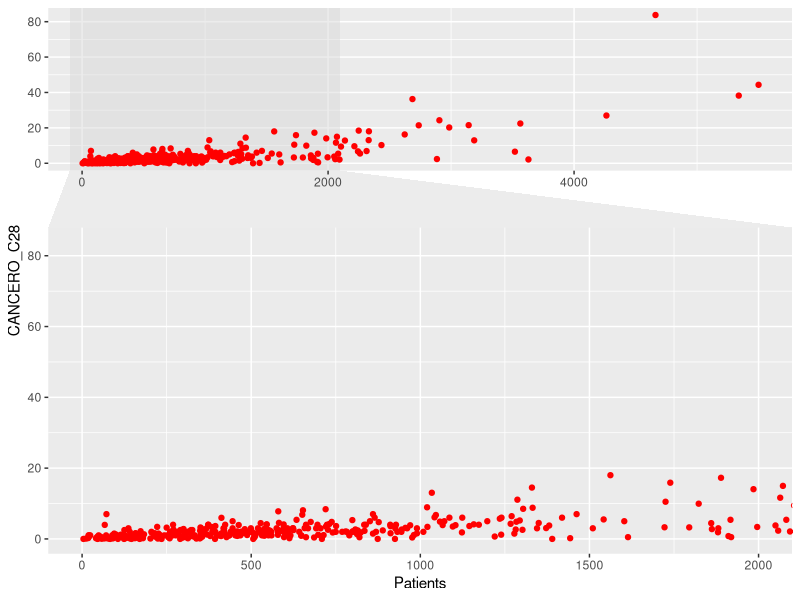
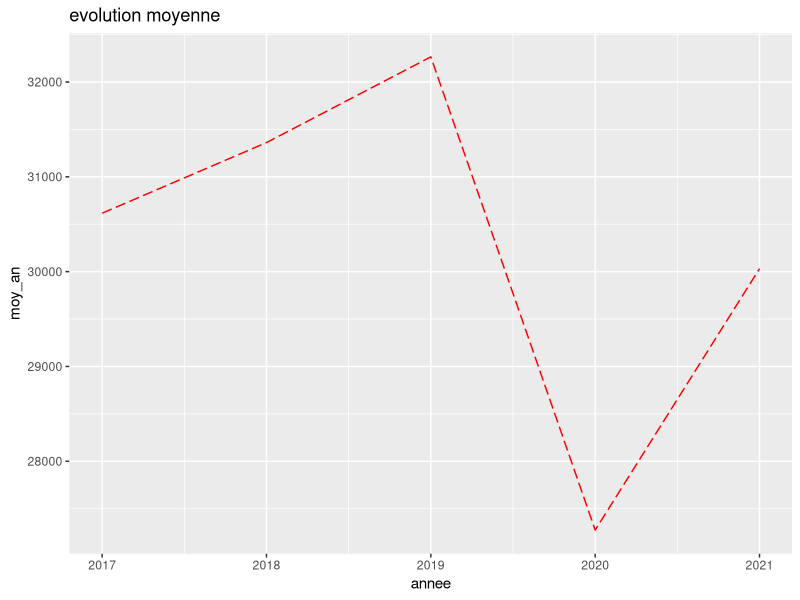

R code for these plots, in order:
## ---- chunk 1
#To run first
#Imports of packages
library('tidyverse')
library("ggforce") #for graphs
library("dplyr") #for sql data manipulation
library("sqldf")
## ---- chunk 2

getwd()
setwd(dirname(rstudioapi::getActiveDocumentContext()$path))


#Imports of databases add "../" in front of file path before compiling in R mark down
cancero <- read.csv(file = "Donnees-20221103/CANCERO_2019.csv",
                    header = TRUE, sep = ";", dec = ".")

desc_cancero <- read.csv(file = "Donnees-20221103/Desc_Cancero_Urgences.csv",
                         header = TRUE, sep = ",", dec = ".")

urgences2017  <- read.csv(file = "Donnees-20221103/URGENCES2_2017.csv",
                         header = TRUE, sep = ";", dec = ".")

urgences2018  <- read.csv(file = "Donnees-20221103/URGENCES2_2018.csv",
                         header = TRUE, sep = ";", dec = ".")

urgences2019  <- read.csv(file = "Donnees-20221103/URGENCES2_2019.csv",
                         header = TRUE, sep = ";", dec = ".")

urgences2020  <- read.csv(file = "Donnees-20221103/URGENCES2_2020.csv",
                         header = TRUE, sep = ";", dec = ".")

urgences2021  <- read.csv(file = "Donnees-20221103/URGENCES2_2021.csv",
                         header = TRUE, sep = ";", dec = ".")

Q20 <- read.csv(file = "Donnees-20221103/Q20_2019.csv",
                         header = TRUE, sep = ";", dec = ".")

desc_Q20 <- read.csv(file = "Donnees-20221103/Desc_Q20.csv",
                         header = TRUE, sep = ",", dec = ".")

## ---- chunk 3
#attach databases, only run once
attach(cancero)
attach(desc_cancero)
index <- desc_cancero$Valeur.Modalité == "CANCERO_A1"
desc_cancero[index]
## ---- chunk 4
#Define functions

#given an iterable X returns a vector without doublons of elements in L
no_doublons <- function(X){
      L <- list()
      for (x in X){
            if (! x %in% L){
                  L <- c(L,x)
            }
      }
      return(L)
}

#sum excluding na values
sum2 <- function(vector) {
      return(sum(vector[! is.na(vector)]))
}
## ---- chunk 5
N_chem_adults_MCO <- sum(CANCERO_A11[! is.na(CANCERO_A11)])
## ---- chunk 6
N_chem_adults_HAD <- sum(CANCERO_B11[! is.na(CANCERO_B11)]) 
N_chem_childs_MCO <- sum(CANCERO_C11[! is.na(CANCERO_C11)]) 
N_chem_childs_HAD <- sum(CANCERO_D11[! is.na(CANCERO_D11)]) 

HAD_tot <- N_chem_adults_HAD + N_chem_childs_HAD
MCO_tot <- N_chem_adults_MCO + N_chem_childs_MCO
print(paste("The HAD adults percentage is:", as.character(N_chem_adults_HAD/HAD_tot),
      " The MCO adults percentage is: ", as.character(N_chem_adults_MCO/MCO_tot)))
#use sprintf
## ---- chunk 7
cancero$Patients = CANCERO_A11 + CANCERO_B11 + CANCERO_C11 + CANCERO_D11


ggplot(cancero)+ #zoom
      geom_point(aes(x = Patients, y = CANCERO_C28), col = "red")+
      facet_zoom(xlim = c(0, 2000))

## ---- chunk 8
#il y a un souci ici je pense A REVOIR
#urgenero <- merge(cancero, urgences, by = "FI") #inner join
urgtot <- urgences2019[urgences2019$URG== "GEN", "dt80"] + urgences2019[urgences2019$URG == "GEN", "dt18"]
prop <- urgences2019[urgences2019$URG== "GEN", "dt80"] / urgtot
sprintf("l’unité d’urgence générale pour laquelle la proportion de patients de moins de 18 ans est la plus élevée est FI = %s", 
         urgences2019[urgences2019$URG =="GEN", ]$FI[which.max(prop)])
## ---- chunk 9
nb_unit_lit_nouveaux <-0
urgences2019_2020<-merge(urgences2019[urgences2019$URG == "GEN",],urgences2020[urgences2020$URG == "GEN",], by="FI")
nb_lit_nouveaux<-urgences2019_2020[,"LIT_UHCD.x"]-urgences2019_2020[, "LIT_UHCD.y"]
nb_lit_nouveaux<-nb_lit_nouveaux[!is.na(nb_lit_nouveaux)]
for(i in seq(1,length(nb_lit_nouveaux))){
  if (nb_lit_nouveaux[i] > 0){
    nb_unit_lit_nouveaux <- nb_unit_lit_nouveaux +1
  }
}
sprintf("nombre d’unites générales qui ont rajoute des lits en 2020 par rapport a 2019 : %i", nb_unit_lit_nouveaux)
## ---- chunk 10
moy_2017<-mean(urgences2017[urgences2017$URG == "GEN","PASSU"],na.rm=TRUE)
moy_2018<-mean(urgences2018[urgences2018$URG == "GEN","PASSU"],na.rm=TRUE)
moy_2019<-mean(urgences2019[urgences2019$URG == "GEN","PASSU"],na.rm=TRUE)
moy_2020<-mean(urgences2020[urgences2020$URG == "GEN","PASSU"],na.rm=TRUE)
moy_2021<-mean(urgences2021[urgences2021$URG == "GEN","PASSU"],na.rm=TRUE)

moy_an<-c(moy_2017,moy_2018,moy_2019,moy_2020,moy_2021)
annee<- c(2017,2018,2019,2020,2021)
evo_an<-data.frame(annee, moy_an)

ggplot(data = evo_an, aes(x=annee, y=moy_an )) + 
  geom_line(color = "red", linetype = 5) +
   ggtitle("evolution moyenne")
## ---- chunk 11
d = dim(Q20)
colran = 1:d[2]
rowran = 1:d[1]
for (i in colran) {
      n_na = length(rowran[is.na(Q20[,i])])  
      name = names(Q20)[i]
      print(sprintf("La proportion de donnèes manquantes de %s est %.3f per cent",
                     name,  n_na/d[1]*100))
}

## ---- chunk 12
#I STILL NEED TO POLISH IT o(*^＠^*)o
#maybe i should've add it directly as a new vairable but ok
#trying to use sqsl in R
#Names of all specialities, last is "total"
specialites <- sqldf('select distinct "Label.modalité", "Valeur.Modalité"
                from desc_Q20
                where "Variable" = "EFFSALPLF" or
                      "Variable" = "EFFSALPLH"')

propH <- t(rbind(specialites[, 1], specialites[, 2], specialites[,1])) #has one row for every speciality and 3 columns
len <- dim(propH)[1]

#Could've also added a new variable to specialites
for (i in 1:len) {
      job <- propH[i,]
      H_indices <- Q20$"PERSO" == job[2]
      F_indices <- Q20$"PERSO" == job[2]
      Hommes_job_total <- sum2(Q20$"EFFSALPLH"[H_indices])
      Femmes_job_total <- sum2(Q20$"EFFSALPLF"[F_indices])
      job_total <- Hommes_job_total + Femmes_job_total

      propH[i,3] <- Hommes_job_total / job_total
}
## ---- chunk 13
i <- which.max(propH[,3])
sprintf("%s has a male staff percentage of %.2f%%", propH[i,1], as.double(propH[i,3])*100)
## ---- chunk 14
i <- which.min(propH[,3])
sprintf("%s has a male staff percentage of %.2f%%", propH[i,1], as.double(propH[i,3])*100)
## ---- chunk 15
dist_vector <- abs(as.double(propH[,3]) - 1/2)
i <- which.min(propH[,3])
sprintf("%s has a male staff percentage of %.2f%%", propH[i,1], as.double(propH[i,3])*100)
## ---- chunk 16

specialites$ETP_tot <- rep(0,len)

for (i in 1:len) {
      indices <- Q20$"PERSO" == specialites[i,2] #finds indices corresponding to speciality ID
      tot_ETP <- sum2(Q20$"ETP_PU"[indices])
      specialites$ETP_tot[i] <- tot_ETP
}

ordered_specialites <- specialites[order(specialites$ETP_tot, decreasing = TRUE),]

## ---- chunk 17
indices <- c(1,3)
print(ordered_specialites[2:6,indices]) #the first line is the total
